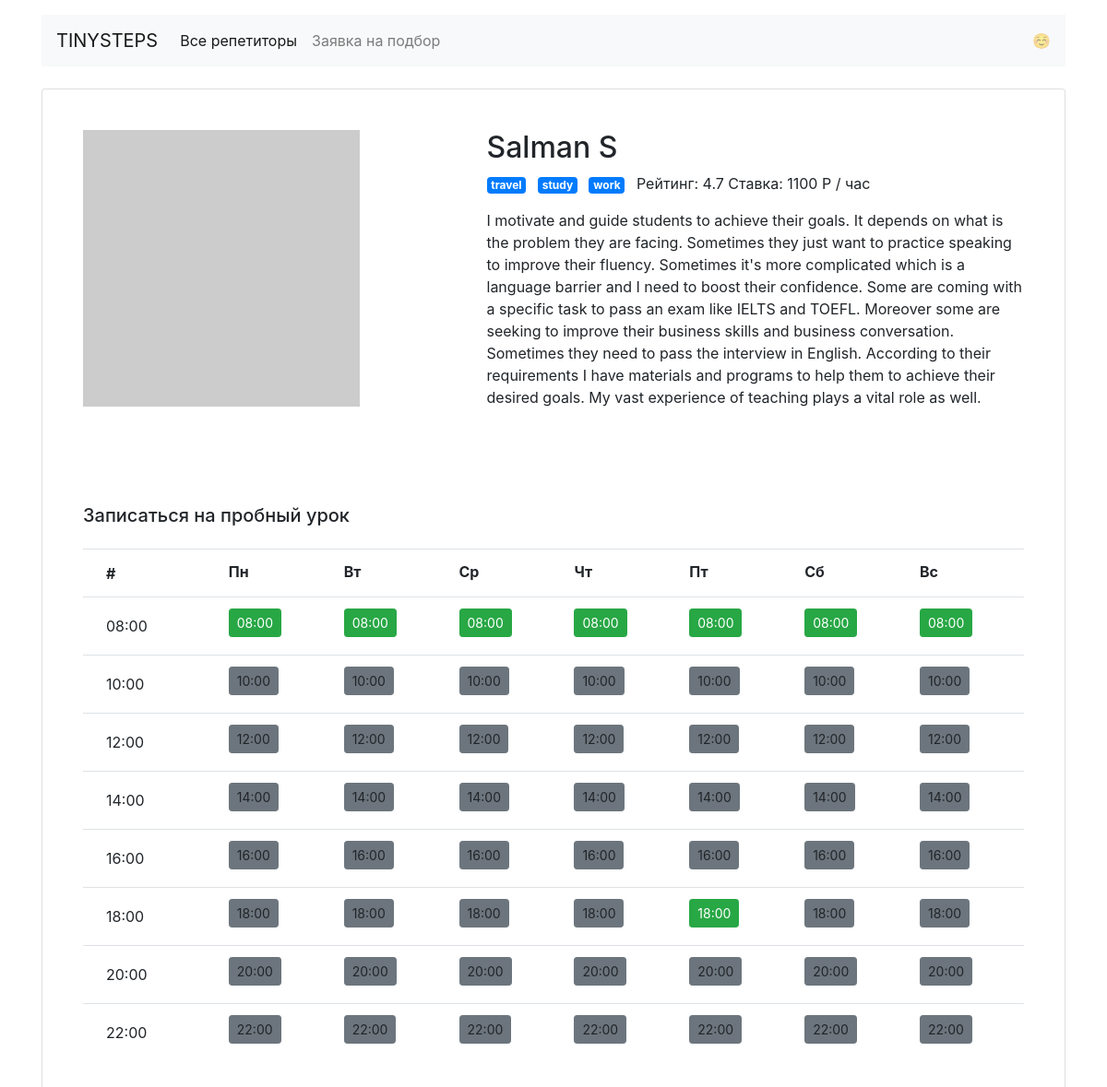
/profiles/11/, run on the app's committed database.
### models.py (models this page shows, shortened)
class Teacher(db.Model):
    __tablename__ = "teachers"
    teacher_id = db.Column(db.Integer, primary_key=True)
    name = db.Column(db.String(30), nullable=False)
    picture = db.Column(db.String)
    rating = db.Column(db.Numeric)
    price = db.Column(db.Integer, nullable=False)
    about = db.Column(db.Text)
    shedule = db.Column(db.String, default=shedule, nullable=False)
    goals = db.relationship("Goal",
                            secondary="teacher_goal",
                            back_populates="teachers")
    bookings = db.relationship("Booking", back_populates="teacher")
    @hybrid_property
    def get_shedule(self):
        return json.loads(self.shedule)
    @hybrid_property
    def short_rating(self):
        return str(self.rating)[:3]
    @hybrid_method
    def is_free_at_the_time(self, day, hour):
        return self.get_shedule[day][hour]

class Goal(db.Model):
    __tablename__ = "goals"
    goal_id = db.Column("goal_id", db.Integer, primary_key=True)
    title = db.Column("title", db.String(15))
    title_rus = db.Column('title_rus', db.String(15))
    favicon = db.Column('favicon', db.String(1))
    image_location = db.Column("image_location", db.String(30))
    teachers = db.relationship("Teacher",
                               secondary="teacher_goal",
                               back_populates="goals")
    lesson_requests = db.relationship("RequestLesson", back_populates="goal")

### blupr_teachers.py (the view)
@blp.route("/profiles/<int:teacher_id>/")
def profile(teacher_id):
    teacher = Teacher.query.get(teacher_id)
    return render_template("profile.html",
                           teacher=teacher)

### templates/profile.html
{% extends 'base.html' %}
{% from 'macros.html' import teacher_link %}
{% block body %}
  <main class="container mt-3">
    <div class="card my-4 mx-auto">
      <div class="card-body m-2 m-md-4">
        <div class="row">
          <div class="col-5"><img src="{{ teacher.picture }}" class="img-fluid" alt=""></div>
          <div class="col-7">
            <h1 class="h2">{{ teacher.name }}</h1>
            <p>
              {% for goal in teacher.goals %}
                <span class="badge badge-primary mr-2">{{ goal.title }}</span>
              {% endfor %}
              Рейтинг: {{ teacher.short_rating }} Ставка: {{ teacher.price }} P / час</p>
            <p>{{ teacher.about }}</p>
          </div>
        </div>
      </div>
      <div class="card-body m-2 m-md-4">
        <h2 class="h5 mb-4">Записаться на пробный урок</h2>
        <table class="table">
          <tr>
            <th><span class="btn font-weight-bold py-0">#</span></th>
            <th>Пн</th>
            <th>Вт</th>
            <th>Ср</th>
            <th>Чт</th>
            <th>Пт</th>
            <th>Сб</th>
            <th>Вс</th>
          </tr>
          {% set shedule = teacher.get_shedule %}
          {% for time in shedule['mon'].keys() %}
           <tr>
            <td><span class="btn">{{ time.zfill(5) }}</span></td>
            {% for day in shedule %}
              <td>
                {{ teacher_link(teacher, day, time) }}
              </td>
            {% endfor %}
           </tr>
          {% endfor %}
        </table>
      </div>
    </div>
  </main>
{% endblock %}

### data on the page
Teacher: name "Salman S", short_rating "4.7", price "1100", about "I motivate and guide students to achieve their goals. It depends on what is the problem they are facing. Sometimes they just want to practice speaking to improve their fluency. Sometimes it's more complicated which is a language barrier and I need to boost their confidence. Some are coming with a specific task to pass an exam like IELTS and TOEFL. Moreover some are seeking to improve their business skills and business conversation. Sometimes they need to pass the interview in English. According to their requirements I have materials and programs to help them to achieve their desired goals. My vast experience of teaching plays a vital role as well."
Goal: title "travel"
Goal: title "study"
Goal: title "work"

### other printed values
{{ time.zfill(5) }} "08:00" "10:00" "12:00" "14:00" "16:00" "18:00" "20:00" "22:00"
{{ time.zfill(5) }} "08:00" "08:00" "08:00" "08:00" "08:00" "08:00" "08:00" "18:00"
{{ time.zfill(5) }} "10:00" "10:00" "10:00" "10:00" "10:00" "10:00" "10:00" "12:00" "12:00" "12:00" "12:00" "12:00" "12:00" "12:00" "14:00" "14:00" "14:00" "14:00" "14:00" "14:00" "14:00" "16:00" "16:00" "16:00" "16:00" "16:00" "16:00" "16:00" "18:00" "18:00" "18:00" "18:00" "18:00" "18:00" "20:00" "20:00" "20:00" "20:00" "20:00" "20:00" "20:00" "22:00" "22:00" "22:00" "22:00" "22:00" "22:00" "22:00"
